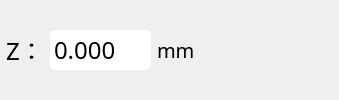
               <widget class="QWidget" name="widget_51" native="true">
                <layout class="QHBoxLayout" name="horizontalLayout_62">
                 <property name="spacing">
                  <number>6</number>
                 </property>
                 <property name="leftMargin">
                  <number>6</number>
                 </property>
                 <property name="topMargin">
                  <number>6</number>
                 </property>
                 <property name="rightMargin">
                  <number>6</number>
                 </property>
                 <property name="bottomMargin">
                  <number>6</number>
                 </property>
                 <item>
                  <widget class="QLabel" name="label_59">
                   <property name="styleSheet">
                    <string notr="true">font:bold  &quot;Times New Roman&quot;;    
font-family:Microsoft Yahei;
font-size:24px; 
border-width:0px;</string>
                   </property>
                   <property name="text">
                    <string>Z：</string>
                   </property>
                  </widget>
                 </item>
                 <item>
                  <widget class="QDoubleSpinBox" name="doubleSpinBox_Position_Z_3">
                   <property name="font">
                    <font>
                     <family>24px</family>
                     <pointsize>-1</pointsize>
                     <weight>50</weight>
                     <italic>false</italic>
                     <bold>false</bold>
                    </font>
                   </property>
                   <property name="contextMenuPolicy">
                    <enum>Qt::DefaultContextMenu</enum>
                   </property>
                   <property name="acceptDrops">
                    <bool>false</bool>
                   </property>
                   <property name="autoFillBackground">
                    <bool>false</bool>
                   </property>
                   <property name="styleSheet">
                    <string notr="true">font:  &quot;Times New Roman&quot;;
font-size:24px;  
border-radius:6px;
border-width:2px;
border-style:solid;
border-color:white;

</string>
                   </property>
                   <property name="frame">
                    <bool>true</bool>
                   </property>
                   <property name="buttonSymbols">
                    <enum>QAbstractSpinBox::NoButtons</enum>
                   </property>
                   <property name="decimals">
                    <number>3</number>
                   </property>
                   <property name="maximum">
                    <double>999.990000000000009</double>
                   </property>
                   <property name="singleStep">
                    <double>0.001000000000000</double>
                   </property>
                   <property name="stepType">
                    <enum>QAbstractSpinBox::DefaultStepType</enum>
                   </property>
                  </widget>
                 </item>
                 <item>
                  <widget class="QLabel" name="label_60">
                   <property name="styleSheet">
                    <string notr="true">border:none;
font:bold  &quot;Times New Roman&quot;;    
font-family:Microsoft Yahei;
font-size:20px;  
border-width:0px;
</string>
                   </property>
                   <property name="text">
                    <string>mm</string>
                   </property>
                  </widget>
                 </item>
                 <item>
                  <widget class="QPushButton" name="Minius_Z_2">
                   <property name="styleSheet">
                    <string notr="true">QPushButton
{
    font-family:Microsoft Yahei;
    color:white;
    background-color:rgb(14 , 150 , 254);
    border-radius:5px;
	border-radius:3px;
	border-width:2px;
	border-style:solid;
	border-color:rgb(179, 179, 255);
}

QPushButton:hover
{
    background-color:rgb(44 , 137 , 255);
}

QPushButton:pressed
{
    background-color:rgb(14 , 135 , 228);
    padding-left:3px;
    padding-top:3px;
}
QPushButton:disabled
{
    background-color:grey;
}
border:none;</string>
                   </property>
                   <property name="text">
                    <string/>
                   </property>
                   <property name="icon">
                    <iconset resource="resources/resources.qrc">
                     <normaloff>:/icons/icons/minius.svg</normaloff>:/icons/icons/minius.svg</iconset>
                   </property>
                   <property name="iconSize">
                    <size>
                     <width>40</width>
                     <height>40</height>
                    </size>
                   </property>
                   <property name="flat">
                    <bool>true</bool>
                   </property>
                  </widget>
                 </item>
                 <item>
                  <widget class="QPushButton" name="Plus_Z_2">
                   <property name="styleSheet">
                    <string notr="true">QPushButton
{
    font-family:Microsoft Yahei;
    color:white;
    background-color:rgb(14 , 150 , 254);
    border-radius:5px;
	border-radius:3px;
	border-width:2px;
	border-style:solid;
	border-color:rgb(179, 179, 255);
}

QPushButton:hover
{
    background-color:rgb(44 , 137 , 255);
}

QPushButton:pressed
{
    background-color:rgb(14 , 135 , 228);
    padding-left:3px;
    padding-top:3px;
}
QPushButton:disabled
{
    background-color:grey;
}
border:none;</string>
                   </property>
                   <property name="text">
                    <string/>
                   </property>
                   <property name="icon">
                    <iconset resource="resources/resources.qrc">
                     <normaloff>:/icons/icons/plus.svg</normaloff>:/icons/icons/plus.svg</iconset>
                   </property>
                   <property name="iconSize">
                    <size>
                     <width>40</width>
                     <height>40</height>
                    </size>
                   </property>
                   <property name="flat">
                    <bool>true</bool>
                   </property>
                  </widget>
                 </item>
                 <item>
                  <widget class="QPushButton" name="Zero_Z_2">
                   <property name="styleSheet">
                    <string notr="true">QPushButton
{
    font-family:Microsoft Yahei;
    color:white;
    background-color:rgb(14 , 150 , 254);
    border-radius:5px;
	border-radius:3px;
	border-width:2px;
	border-style:solid;
	border-color:rgb(179, 179, 255);
}

QPushButton:hover
{
    background-color:rgb(44 , 137 , 255);
}

QPushButton:pressed
{
    background-color:rgb(14 , 135 , 228);
    padding-left:3px;
    padding-top:3px;
}
QPushButton:disabled
{
    background-color:grey;
}
border:none;</string>
                   </property>
                   <property name="text">
                    <string/>
                   </property>
                   <property name="icon">
                    <iconset resource="resources/resources.qrc">
                     <normaloff>:/icons/icons/zero.svg</normaloff>:/icons/icons/zero.svg</iconset>
                   </property>
                   <property name="iconSize">
                    <size>
                     <width>40</width>
                     <height>40</height>
                    </size>
                   </property>
                   <property name="flat">
                    <bool>true</bool>
                   </property>
                  </widget>
                 </item>
                </layout>
               </widget>
